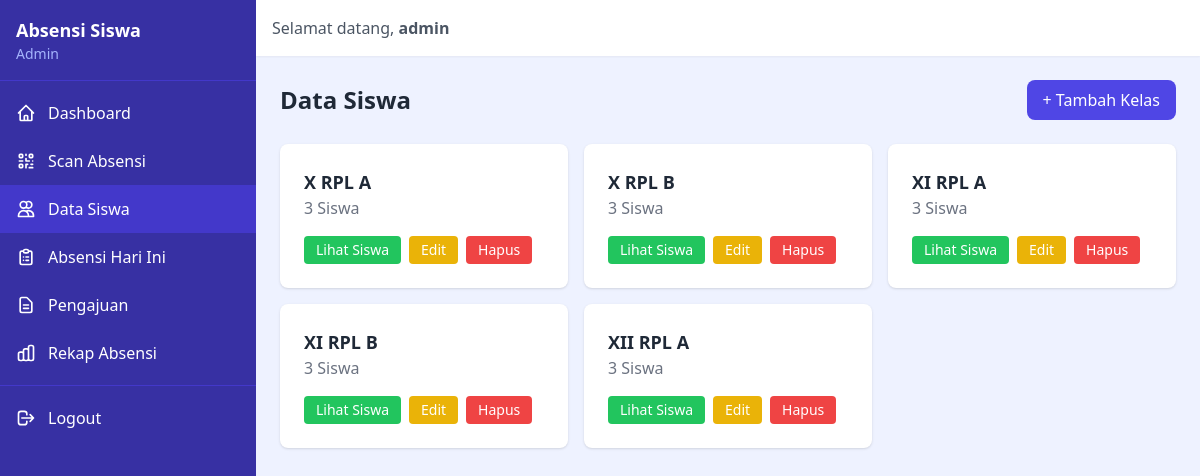
The page /admin/siswa/index.php (signed in) on the database its author committed.
### tables this page shows
CREATE TABLE kelas (
    id INT AUTO_INCREMENT PRIMARY KEY,
    nama_kelas VARCHAR(50) NOT NULL,
    created_at TIMESTAMP DEFAULT CURRENT_TIMESTAMP,
    updated_at TIMESTAMP DEFAULT CURRENT_TIMESTAMP ON UPDATE CURRENT_TIMESTAMP
);

### functions/kelas.php (called while the page is built, shortened)
<?php
function getAllKelas() {
    $db = getDBConnection();
    $stmt = $db->query("SELECT k.*, COUNT(s.id) as jumlah_siswa FROM kelas k LEFT JOIN siswa s ON k.id = s.kelas_id GROUP BY k.id ORDER BY k.nama_kelas");
    return $stmt->fetchAll();
}

### admin/siswa/index.php (the view, shortened to what this page needs)
<?php
require_once __DIR__ . '/../../functions/kelas.php';
$kelasList = getAllKelas();
?>
<?php require_once __DIR__ . '/../../includes/header.php'; ?>
<div class="flex justify-between items-center mb-6">
    <h1 class="text-2xl font-bold text-gray-800">Data Siswa</h1>
    <a href="/admin/kelas/tambah.php" class="bg-blue-600 text-white px-4 py-2 rounded-lg hover:bg-blue-700 transition">
        + Tambah Kelas
    </a>
</div>
<?php if (empty($kelasList)): ?>
    <div class="bg-white rounded-lg shadow p-8 text-center">
        <p class="text-gray-500 mb-4">Belum ada kelas.</p>
        <a href="/admin/kelas/tambah.php" class="text-blue-600 hover:underline">+ Tambah Kelas</a>
    </div>
<?php else: ?>
    <div class="grid grid-cols-1 md:grid-cols-2 lg:grid-cols-3 gap-4">
        <?php foreach ($kelasList as $k): ?>
            <div class="bg-white rounded-lg shadow p-6">
                <h2 class="text-lg font-semibold text-gray-800"><?= htmlspecialchars($k['nama_kelas']) ?></h2>
                <p class="text-gray-500 mb-4"><?= $k['jumlah_siswa'] ?> Siswa</p>
                <div class="flex space-x-2">
                    <a href="/admin/siswa/detail.php?kelas_id=<?= $k['id'] ?>" class="bg-green-500 text-white px-3 py-1 rounded hover:bg-green-600 text-sm">
                        Lihat Siswa
                    </a>
                    <a href="/admin/kelas/edit.php?id=<?= $k['id'] ?>" class="bg-yellow-500 text-white px-3 py-1 rounded hover:bg-yellow-600 text-sm">
                        Edit
                    </a>
                    <form method="POST" action="/admin/kelas/hapus.php" class="inline" onsubmit="return confirm('Hapus kelas <?= htmlspecialchars($k['nama_kelas']) ?>? Siswa di kelas ini juga akan dihapus.');">
                        <button type="submit" class="bg-red-500 text-white px-3 py-1 rounded hover:bg-red-600 text-sm">Hapus</button>
                    </form>
                </div>
            </div>
        <?php endforeach; ?>
    </div>
<?php endif; ?>
<?php require_once __DIR__ . '/../../includes/footer.php'; ?>

### includes/header.php (shortened to what this page needs)
<!DOCTYPE html>
<html lang="id">
<head>
    <script src="https://cdn.tailwindcss.com"></script>
    <link rel="stylesheet" href="/assets/css/style.css">
</head>
<body class="bg-indigo-50">
    <div class="flex min-h-screen">
        <?php include __DIR__ . '/' . ($role ?? 'admin') . '_sidebar.php'; ?>
        <div class="flex-1 md:ml-64">
            <div class="bg-white shadow-sm p-4 flex justify-between items-center sticky top-0 z-10">
                <div class="flex items-center">
                    <span class="text-gray-600">Selamat datang, <strong><?= htmlspecialchars($_SESSION['nama'] ?? $_SESSION['username'] ?? '') ?></strong></span>
                </div>
            </div>
            <div class="p-6">

### includes/admin_sidebar.php (shortened to what this page needs)
<div id="sidebar" class="fixed inset-y-0 left-0 w-64 bg-blue-800 text-white transform -translate-x-full md:translate-x-0 transition-transform duration-200 ease-in-out z-50">
    <div class="p-4 border-b border-blue-700">
        <h1 class="text-lg font-bold">Absensi Siswa</h1>
        <p class="text-blue-300 text-sm">Admin</p>
    </div>
    <nav class="mt-2">
        <a href="/admin/dashboard.php" class="flex items-center px-4 py-3 hover:bg-blue-700 <?= basename($_SERVER['PHP_SELF']) === 'dashboard.php' ? 'bg-blue-700' : '' ?>">
            <svg class="w-5 h-5 mr-3" fill="none" stroke="currentColor" viewBox="0 0 24 24"><path stroke-linecap="round" stroke-linejoin="round" stroke-width="2" d="M3 12l2-2m0 0l7-7 7 7M5 10v10a1 1 0 001 1h3m10-11l2 2m-2-2v10a1 1 0 01-1 1h-3m-6 0a1 1 0 001-1v-4a1 1 0 011-1h2a1 1 0 011 1v4a1 1 0 001 1m-6 0h6"/></svg>
            Dashboard
        </a>
        <a href="/admin/absensi/scan.php" class="flex items-center px-4 py-3 hover:bg-blue-700 <?= basename($_SERVER['PHP_SELF']) === 'scan.php' ? 'bg-blue-700' : '' ?>">
            Scan Absensi
        </a>
        <a href="/admin/siswa/index.php" class="flex items-center px-4 py-3 hover:bg-blue-700 <?= strpos($_SERVER['PHP_SELF'], '/siswa/') !== false ? 'bg-blue-700' : '' ?>">
            <svg class="w-5 h-5 mr-3" fill="none" stroke="currentColor" viewBox="0 0 24 24"><path stroke-linecap="round" stroke-linejoin="round" stroke-width="2" d="M12 4.354a4 4 0 110 5.292M15 21H3v-1a6 6 0 0112 0v1zm0 0h6v-1a6 6 0 00-9-5.197M13 7a4 4 0 11-8 0 4 4 0 018 0z"/></svg>
            Data Siswa
        </a>
        <a href="/admin/absensi/hari_ini.php" class="flex items-center px-4 py-3 hover:bg-blue-700 <?= basename($_SERVER['PHP_SELF']) === 'hari_ini.php' ? 'bg-blue-700' : '' ?>">
            Absensi Hari Ini
        </a>
        <a href="/admin/absensi/pengajuan.php" class="flex items-center px-4 py-3 hover:bg-blue-700 <?= basename($_SERVER['PHP_SELF']) === 'pengajuan.php' ? 'bg-blue-700' : '' ?>">
            <svg class="w-5 h-5 mr-3" fill="none" stroke="currentColor" viewBox="0 0 24 24"><path stroke-linecap="round" stroke-linejoin="round" stroke-width="2" d="M9 12h6m-6 4h6m2 5H7a2 2 0 01-2-2V5a2 2 0 012-2h5.586a1 1 0 01.707.293l5.414 5.414a1 1 0 01.293.707V19a2 2 0 01-2 2z"/></svg>
            Pengajuan
        </a>
        <a href="/admin/absensi/rekap.php" class="flex items-center px-4 py-3 hover:bg-blue-700 <?= basename($_SERVER['PHP_SELF']) === 'rekap.php' ? 'bg-blue-700' : '' ?>">
            Rekap Absensi
        </a>
        <div class="border-t border-blue-700 mt-2 pt-2">
            <a href="/auth/logout.php" class="flex items-center px-4 py-3 hover:bg-blue-700">
                <svg class="w-5 h-5 mr-3" fill="none" stroke="currentColor" viewBox="0 0 24 24"><path stroke-linecap="round" stroke-linejoin="round" stroke-width="2" d="M17 16l4-4m0 0l-4-4m4 4H7m6 4v1a3 3 0 01-3 3H6a3 3 0 01-3-3V7a3 3 0 013-3h4a3 3 0 013 3v1"/></svg>
                Logout
            </a>
        </div>
    </nav>
</div>

### includes/footer.php (shortened to what this page needs)
            </div>
        </div>
    </div>
</body>
</html>

### rows shown on the page
kelas: nama_kelas "X RPL A", jumlah_siswa "3"
kelas: nama_kelas "X RPL B", jumlah_siswa "3"
kelas: nama_kelas "XI RPL A", jumlah_siswa "3"
kelas: nama_kelas "XI RPL B", jumlah_siswa "3"
kelas: nama_kelas "XII RPL A", jumlah_siswa "3"

### other values the page prints
$_SESSION['nama'] "admin"
